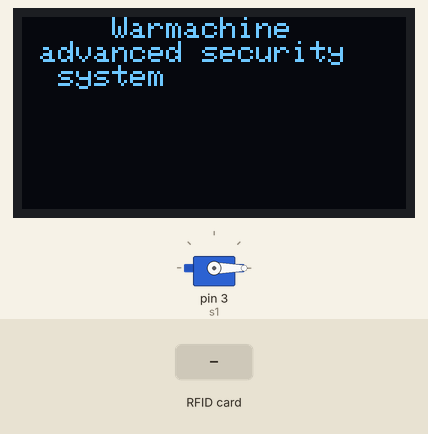
Recording of a sketch running on a simulated Arduino Uno, built with avr-gcc and run on an emulated ATmega328P. Parts: 128×64 one-colour display, servo. The test bench sets the inputs (shaded band). The modem accepts every AT command (registered, SIM ready, sends succeed) and sends nothing else; what the sketch prints to the serial monitor is not drawn.

Above: at 3.6 s.
At 7.7 s:
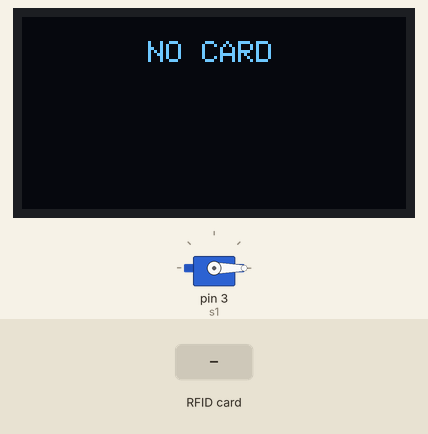
7.8 s: RFID card F4 D3 36 2A held to the reader
At 8.3 s:
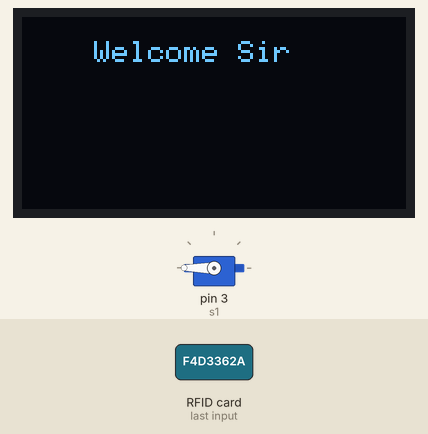
9.3 s: RFID card 5E 7A 19 C4 held to the reader
At 11.8 s:
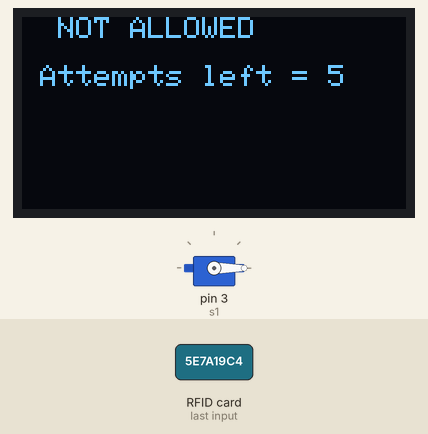
Timing chart, 0 to 13.3 s (numbered marks = the images above; inputs shaded):
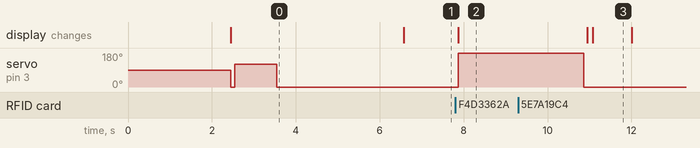

Measured:
- after the input at 7.8 s, servo on pin 3 (s1): 0° → 180° after 0.07 s; the display: changes after 0.07 s (image 2)
- after the input at 9.3 s, the display: first differs from a run without the input after 1.8 s (image 3)
- what the display in image 0 shows lasts 4.2 s, from 2.4 s to 6.6 s
- what the display in image 3 shows lasts 0.9 s, from 11.1 s to 12.0 s

The sketch:

GSMRFIDNEW.ino.ino
```cpp
#include <SoftwareSerial.h>
#include <Wire.h>
#include <SPI.h>
#include <MFRC522.h>
#include <Adafruit_GFX.h>
#include <Adafruit_SSD1306.h>
#include <Servo.h>
SoftwareSerial sim(4, 5);// Rx,TX;
int rst = 9;
int ss =10;
int p=0;
int pos=0;
String TexT ="";
String number = "+919116207724 ";
MFRC522 rf(ss , rst);
Adafruit_SSD1306 display(-1);
Servo s1 ;
//.........................................
void setup(){
Serial.begin(9600);
sim.begin(9600);
sim.println("AT+CMGF=1");
delay(500);
updatesim();
sim.println("AT+CNMI=2,2,0,0,0");
delay(1000);
updatesim();
SPI.begin();
rf.PCD_Init();
Serial.println("HI SIR \n ACTIVATED");
display.begin(SSD1306_SWITCHCAPVCC, 0x3c);
TexT ="     Warmachine\n advanced security \n  system";
screen();
s1.attach(3);
s1.write(pos);
delay(100);
s1.write(120);
delay(1000);
s1.write(pos);
delay(3000);
}
//....................
void loop()
{
  TexT ="\n       NO CARD";
screen();
  if(!rf.PICC_IsNewCardPresent())
  {
   return;
  }
if(!rf.PICC_ReadCardSerial())
{
  return;
}
String tag="";
rf.PCD_StopCrypto1();
for( int i=0; i<rf.uid.size; i++)
{
  tag.concat(String(rf.uid.uidByte[i],HEX));//card F4D3362A ..tag 97627A7A
}
tag.toUpperCase();
Serial.println(tag);

if ( tag == "F4D3362A")

{
  TexT = "\n    Welcome Sir" ;
  screen();
  Serial.println("welcome sir");
  s1.write(180);
  delay(3000);
  s1.write(pos);
  delay(50);
}
else {
  Serial.println("not allowed");
  p=p+1;
  Serial.print("attempet left = ");
  Serial.print(6-p);
  Serial.println("/5");
  delay(100);
  display.clearDisplay();
  display.setCursor(0,0);
   display.setTextSize(1);
   display.setTextColor(WHITE);//"   ! ALERT! \n Hi sir ome wants to enter in room \n "
    display.print("  NOT ALLOWED  \n\n Attempts left = ");
       display.println(6-p);
     display. display();
     delay(900);
}
if(p==6)
{
  p=0;
   Serial.println("SYSTEM BLOCKED ");
  TexT = "       Varifing to\n\n  Mr. Suryansh";
  screen();
  SendMessage();
while (true)
{
  String sms="";
    if(!rf.PICC_IsNewCardPresent())
  {
  }
if(!rf.PICC_ReadCardSerial())
{
}
String tag1="";
for( int i=0; i<rf.uid.size; i++)
{
  tag1.concat(String(rf.uid.uidByte[i],HEX));//card F4D3362A ..tag 97627A7A
}
tag1.toUpperCase();
Serial.println("hii");
 if(tag1 == "F4D3362A")
 {
   TexT ="\n\  you are welcome";
   screen();
   s1.write(180);
   delay(3000);
   s1.write(pos);
   tag1="";
   break;
 }
  else
  {
    if(Serial.available()>0)
    {
      sms = Serial.readString();
     sms.trim();
     sms.toUpperCase();
     if(sms.indexOf("SURYA.OPEN")>=0)
     {
     TexT ="\n  you are welcome";
     screen();
     s1.write(180);
   delay(3000);
   s1.write(0);
   break;
   }

   else
   {
    if(sms.indexOf("SURYA.RESET")>=0)
   {
   TexT ="\n System reset try    again";
   screen();
   delay(2000);
   break;
    }
   }}
  }
 }
}
}
//.........................
void screen()
{
  display.clearDisplay();
  display.setCursor(0,0);
  display.setTextSize(1);
  display.setTextColor(WHITE);//"   ! ALERT! \n Hi sir ome wants to enter in room \n "
  display.println(TexT);
  display. display();
}
void SendMessage()
{
  sim.println("AT+CNMI=2,2,0,0,0");
  delay(500);
  sim.println("AT+CMGF=1");
  delay(500);
  sim.println("AT+CMGS=\"+919116207724\"\r");
  delay(500);
  delay(500);
  sim.print("   ! ALERT! \n Hi sir someone  wants to enter in security place..\n WHAT TO DO ?");
  delay(500);
  sim.write(26);
}
void updatesim()
{
  if(sim.available()>0)
  {
  Serial.write(sim.read());
  delay(400);
  }
}
```
